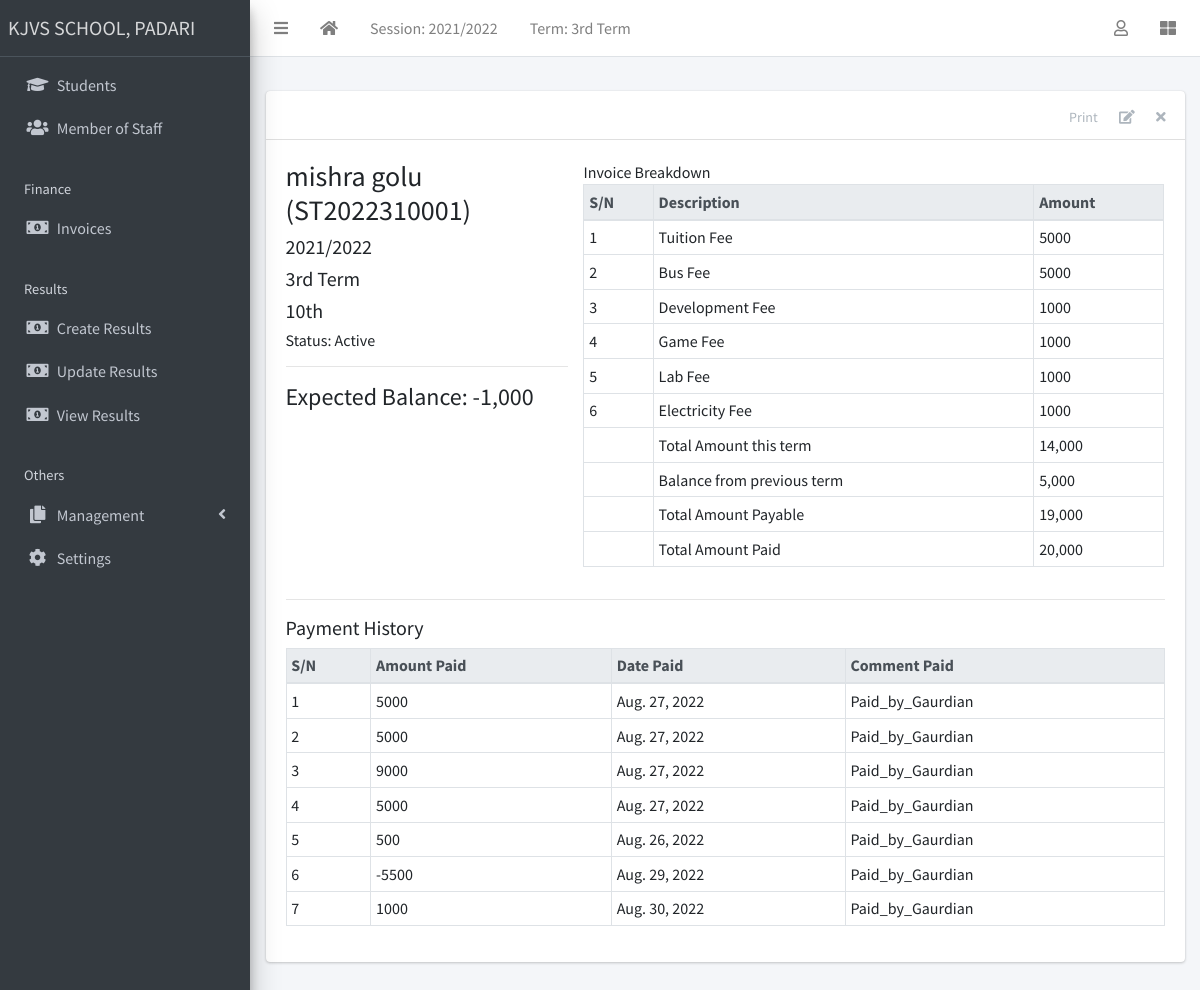
Page /finance/15/detail/ (signed in) on the committed database.
### apps/corecode/models.py (models this page shows, shortened)
class AcademicSession(models.Model):
    name = models.CharField(max_length=200, unique=True)
    current = models.BooleanField(default=True)
    class Meta:
        ordering = ["-name"]
    def __str__(self):
        return self.name

class AcademicTerm(models.Model):
    name = models.CharField(max_length=20, unique=True)
    current = models.BooleanField(default=True)
    class Meta:
        ordering = ["name"]
    def __str__(self):
        return self.name

class SiteConfig(models.Model):
    key = models.SlugField()
    value = models.CharField(max_length=200)

class StudentClass(models.Model):
    name = models.CharField(max_length=200, unique=True)
    class Meta:
        verbose_name = "Class"
        verbose_name_plural = "Classes"
        ordering = ["name"]
    def __str__(self):
        return self.name

### apps/finance/models.py (models this page shows, shortened)
class Invoice(models.Model):
    student = models.ForeignKey(Student, on_delete=models.CASCADE)
    session = models.ForeignKey(AcademicSession, on_delete=models.CASCADE)
    term = models.ForeignKey(AcademicTerm, on_delete=models.CASCADE)
    class_for = models.ForeignKey(StudentClass, on_delete=models.CASCADE)
    balance_from_previous_term = models.IntegerField(default=0)
    status = models.CharField(
        max_length=20,
        choices=[("active", "Active"), ("closed", "Closed")],
        default="active",
    )
    class Meta:
        ordering = ["student", "term"]
    def __str__(self):
        return f"{self.student}"
    def balance(self):
        payable = self.total_amount_payable()
        paid = self.total_amount_paid()
        return payable - paid
    def amount_payable(self):
        items = InvoiceItem.objects.filter(invoice=self)
        total = 0
        for item in items:
            total += item.amount
        return total
    def total_amount_payable(self):
        return self.balance_from_previous_term + self.amount_payable()
    def total_amount_paid(self):
        receipts = Receipt.objects.filter(invoice=self)
        amount = 0
        for receipt in receipts:
            amount += receipt.amount_paid
        return amount

class InvoiceItem(models.Model):
    invoice = models.ForeignKey(Invoice, on_delete=models.CASCADE)
    description = models.CharField(max_length=200)
    amount = models.IntegerField(default=0)

class Receipt(models.Model):
    invoice = models.ForeignKey(Invoice, on_delete=models.CASCADE)
    amount_paid = models.IntegerField(default=0)
    date_paid = models.DateField(default=timezone.now)
    comment = models.CharField(max_length=200, blank=True)

### apps/students/models.py (models this page shows, shortened)
class Student(models.Model):
    STATUS_CHOICES = [("active", "Active"), ("inactive", "Inactive")]
    GENDER_CHOICES = [("male", "Male"), ("female", "Female")]
    current_status = models.CharField(
        max_length=10, choices=STATUS_CHOICES, default="active"
    )
    registration_number = models.CharField(max_length=200, unique=True)
    surname = models.CharField(max_length=200)
    firstname = models.CharField(max_length=200)
    other_name = models.CharField(max_length=200, blank=True)
    gender = models.CharField(max_length=10, choices=GENDER_CHOICES, default="male")
    date_of_birth = models.DateField(default=timezone.now)
    current_class = models.ForeignKey(
        StudentClass, on_delete=models.SET_NULL, blank=True, null=True
    )
    date_of_admission = models.DateField(default=timezone.now)
    mobile_num_regex = RegexValidator(
        regex="^[0-9]{10,15}$", message="Entered mobile number isn't in a right format!"
    )
    parent_mobile_number = models.CharField(
        validators=[mobile_num_regex], max_length=13, blank=True
    )
    address = models.TextField(blank=True)
    others = models.TextField(blank=True)
    passport = models.ImageField(blank=True, upload_to="students/passports/")
    class Meta:
        ordering = ["surname", "firstname", "other_name"]
    def __str__(self):
        return f"{self.surname} {self.firstname} {self.other_name} ({self.registration_number})"

### apps/finance/views.py (the view)
# urls.py: path("<int:pk>/detail/", InvoiceDetailView.as_view(), name="invoice-detail"),
class InvoiceDetailView(LoginRequiredMixin, DetailView):
    model = Invoice
    fields = "__all__"
    def get_context_data(self, **kwargs):
        context = super(InvoiceDetailView, self).get_context_data(**kwargs)
        context["receipts"] = Receipt.objects.filter(invoice=self.object)
        context["items"] = InvoiceItem.objects.filter(invoice=self.object)
        return context

### apps/corecode/context_processors.py (called while the page is built)
def site_defaults(request):
    current_session = AcademicSession.objects.get(current=True)
    current_term = AcademicTerm.objects.get(current=True)
    vals = SiteConfig.objects.all()
    contexts = {
        "current_session": current_session.name,
        "current_term": current_term.name,
    }
    for val in vals:
        contexts[val.key] = val.value
    return contexts

### apps/finance/templates/finance/invoice_detail.html (shortened to what this page needs)
{% extends 'base.html' %}
{% load humanize %}
{% block content-header %}
<div class="card-header">
  <div class="card-tools">
    <a href="#" class="btn btn-tool">Print</a>
    <a href="{% url 'invoice-update' object.id %}" class="btn btn-tool">
      <i class="fas fa-edit"></i>
    </a>
    <a href="{% url 'invoice-delete' object.id %}" class="btn btn-tool">
      <i class="fas fa-times"></i>
    </a>
  </div>
</div>
{% endblock content-header %}
{% block content %}
<div class="row">
  <div class="col-sm-4">
    <h3>{{ object }} </h3>
    <h5>{{ object.session }} </h5>
    <h5>{{ object.term }} </h5>
    <h5>{{ object.class_for }} </h5>
    <h6>Status: {{ object.get_status_display }} </h6>
    <hr>
    <div>
      <h4>Expected Balance: {{ object.balance | intcomma }}</h4>
    </div>
  </div>
  <div class="col-sm-8">
    <table class="table table-sm table-bordered">
      <thead class="thead-light">
        <tr>
          <th>S/N</th>
          <th>Description</th>
          <th>Amount</th>
        </tr>
      </thead>
      <tbody>
        {% for item in items %}
        <tr>
          <td>{{ forloop.counter }} </td>
          <td>{{ item.description }} </td>
          <td>{{ item.amount }} </td>
        </tr>
        {% endfor %}
      </tbody>
      <tfoot>
        <tr>
          <td></td>
          <td>Total Amount this term</td>
          <td>{{ object.amount_payable | intcomma}}</td>
        </tr>
        <tr>
          <td></td>
          <td>Balance from previous term</td>
          <td>{{ object.balance_from_previous_term | intcomma }}</td>
        </tr>
        <tr>
          <td></td>
          <td>Total Amount Payable</td>
          <td>{{ object.total_amount_payable | intcomma}}</td>
        </tr>
        <tr>
          <td></td>
          <td>Total Amount Paid</td>
          <td>{{ object.total_amount_paid | intcomma}}</td>
        </tr>
      </tfoot>
    </table>
  </div>
</div>
<hr>
<h5>Payment History</h5>
<table class="table table-bordered table-sm">
  <thead class="thead-light">
    <tr>
      <th>S/N</th>
      <th>Amount Paid</th>
      <th>Date Paid</th>
      <th>Comment Paid</th>
    </tr>
  </thead>
  <tbody>
    {% for receipt in receipts %}
    <tr>
      <td>{{ forloop.counter }}</td>
      <td>{{ receipt.amount_paid}}</td>
      <td>{{ receipt.date_paid}}</td>
      <td>{{ receipt.comment}}</td>
    </tr>
    {% endfor %}
  </tbody>
</table>
{% endblock content %}

### templates/base.html (shortened to what this page needs)
{% load static %}
<!DOCTYPE html>
<html lang="en">
<head>
  <link rel="stylesheet" href="{% static 'plugins/fontawesome-free/css/all.min.css' %}">
  <link rel="stylesheet" href="{% static 'plugins/toastr/toastr.min.css' %}">
  <link rel="stylesheet"
    href="{% static 'plugins/overlayScrollbars/css/OverlayScrollbars.min.css' %}">
  <link rel="stylesheet" href="{% static 'plugins/Datatables/datatables.min.css' %}" />
  <link rel="stylesheet" href="{% static 'dist/css/adminlte.min.css' %}">
</head>
<body
  class="hold-transition sidebar-mini layout-fixed layout-navbar-fixed layout-footer-fixed">
  <div class="wrapper">
    <nav class="main-header navbar navbar-expand navbar-white navbar-light">
      <ul class="navbar-nav">
        <li class="nav-item">
          <a class="nav-link" data-widget="pushmenu" href="#" role="button"><i
              class="fas fa-bars"></i></a>
        </li>
        <li class="nav-item d-none d-sm-inline-block">
          <a href="{% url 'dashboard' %} " class="nav-link"><i class="fa fa-home"></i></a>
        </li>
        <li class="nav-item d-none d-sm-inline-block">
          <a href="{% url 'current-session' %}" class="nav-link">Session: {{ current_session }}</a>
        </li>
        <li class="nav-item d-none d-sm-inline-block">
          <a href="{% url 'current-session' %}" class="nav-link">Term: {{ current_term }}</a>
        </li>
      </ul>
      <ul class="navbar-nav ml-auto">
        <li class="nav-item dropdown">
          <a class="nav-link" data-toggle="dropdown" href="#">
            <i class="far fa-user"></i>
          </a>
        </li>
        <li class="nav-item">
          <a class="nav-link" data-widget="control-sidebar" data-slide="true"
            href="#" role="button"><i class="fas fa-th-large"></i></a>
        </li>
      </ul>
    </nav>
    <aside class="main-sidebar sidebar-dark-primary elevation-4">
      <a href="{% url 'home' %}" class="brand-link">{{ school_name | default:"MySchool" }}</a>
      <div class="sidebar">
        <nav class="mt-2">
          <ul class="nav nav-pills nav-sidebar flex-column"
            data-widget="treeview" role="menu" data-accordion="false">
            <li class="nav-item">
              <a href="{% url 'student-list' %}" class="nav-link">
                <i class="nav-icon fas fa-graduation-cap"></i>
                <p>
                  Students
                </p>
              </a>
            </li>
            <li class="nav-item">
              <a href="{% url 'staff-list' %}" class="nav-link">
                <i class="nav-icon fas fa-users"></i>
                <p>
                  Member of Staff
                </p>
              </a>
            </li>
            <li class="nav-header">Finance</li>
            <li class="nav-item">
              <a href="{% url 'invoice-list' %}" class="nav-link">
                <i class="nav-icon fas fa-money-bill-alt"></i>
                <p>
                  Invoices
                </p>
              </a>
            </li>
            <li class="nav-header">Results</li>
            <li class="nav-item">
              <a href="{% url 'create-result' %}" class="nav-link">
                <i class="nav-icon fas fa-money-bill-alt"></i>
                <p>
                  Create Results
                </p>
              </a>
            </li>
            <li class="nav-item">
              <a href="{% url 'edit-results' %}" class="nav-link">
                <i class="nav-icon fas fa-money-bill-alt"></i>
                <p>
                  Update Results
                </p>
              </a>
            </li>
            <li class="nav-item">
              <a href="{% url 'view-results' %}" class="nav-link">
                <i class="nav-icon fas fa-money-bill-alt"></i>
                <p>
                  View Results
                </p>
              </a>
            </li>
            <li class="nav-header">Others</li>
            <li class="nav-item has-treeview">
              <a href="#" class="nav-link">
                <i class="nav-icon fas fa-copy"></i>
                <p>
                  Management
                  <i class="fas fa-angle-left right"></i>
                </p>
              </a>
            </li>
            <li class="nav-item">
              <a href="{% url 'configs' %}" class="nav-link">
                <i class="nav-icon fas fa-cog"></i>
                <p>
                  Settings
                </p>
              </a>
            </li>
          </ul>
        </nav>
      </div>
    </aside>
    <div class="content-wrapper">
      <section class="content-header">
      </section>
      <section class="content">
        <div class="container-fluid">
          <div class="row">
            <div class="col-md-12">
              {% block fullcard %}
              <div class="card">
                {% block content-header %}{% endblock content-header %}
                <div class="card-body">
                  <div class="row">
                    <div class="col">
                      {% block content %}
                      {% endblock content %}
                    </div>
                  </div>
                </div>
              </div>
              {% endblock fullcard %}
            </div>
          </div>
        </div>
      </section>
    </div>
  </div>
</body>
</html>

### rows in the picture
AcademicSession: name "2021/2022"
AcademicTerm: name "3rd Term"
SiteConfig: value "KJVS SCHOOL, PADARI"
Invoice: student.registration_number "mishra golu (ST2022310001)", session "2021/2022", term "3rd Term", class_for "10th", status "Active", balance "-1,000", amount_payable "14,000", balance_from_previous_term "5,000", total_amount_payable "19,000", total_amount_paid "20,000"
InvoiceItem: description "Tuition Fee", amount "5000"
InvoiceItem: description "Bus Fee", amount "5000"
InvoiceItem: description "Development Fee", amount "1000"
InvoiceItem: description "Game Fee", amount "1000"
InvoiceItem: description "Lab Fee", amount "1000"
InvoiceItem: description "Electricity Fee", amount "1000"
Receipt: amount_paid "5000", date_paid "Aug. 27, 2022", comment "Paid_by_Gaurdian"
Receipt: amount_paid "5000", date_paid "Aug. 27, 2022", comment "Paid_by_Gaurdian"
Receipt: amount_paid "9000", date_paid "Aug. 27, 2022", comment "Paid_by_Gaurdian"
Receipt: amount_paid "5000", date_paid "Aug. 27, 2022", comment "Paid_by_Gaurdian"
Receipt: amount_paid "500", date_paid "Aug. 26, 2022", comment "Paid_by_Gaurdian"
Receipt: amount_paid "-5500", date_paid "Aug. 29, 2022", comment "Paid_by_Gaurdian"
Receipt: amount_paid "1000", date_paid "Aug. 30, 2022", comment "Paid_by_Gaurdian"
